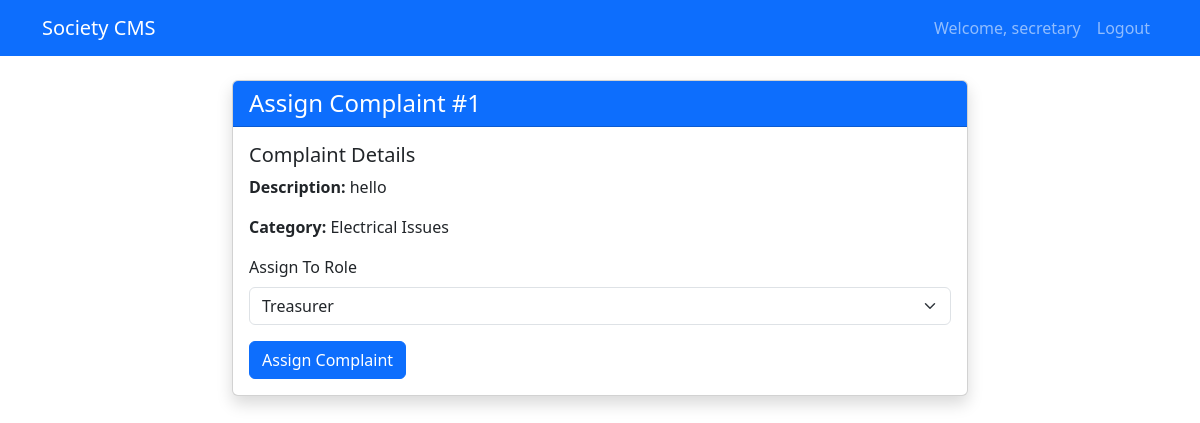
The page /assign_complaint/1 (signed in) on the database its author committed.
### app.py (models this page shows)
class BaseModel(db.Model):
    __abstract__ = True
    id = db.Column(db.Integer, primary_key=True)
    created_at = db.Column(db.DateTime, default=datetime.utcnow)

class User(UserMixin, BaseModel):
    __tablename__ = 'users'
    username = db.Column(db.String(150), unique=True)
    password = db.Column(db.String(150))
    role_id = db.Column(db.Integer, db.ForeignKey('roles.id'))

class Complaint(BaseModel):
    __tablename__ = 'complaints'
    description = db.Column(db.Text, nullable=False)
    status = db.Column(db.String(50), default='New')
    category_id = db.Column(db.Integer, db.ForeignKey('categories.id'))
    user_id = db.Column(db.Integer, db.ForeignKey('users.id'))
    role_id = db.Column(db.Integer, db.ForeignKey('roles.id'))
    category = db.relationship('Category')
    user = db.relationship('User')
    assigned_role = db.relationship('Role', foreign_keys=[role_id])

class Category(BaseModel):
    __tablename__ = 'categories'
    name = db.Column(db.String(50), unique=True)
    role_id = db.Column(db.Integer, db.ForeignKey('roles.id'))
    assigned_role = db.relationship('Role')

### app.py (the view)
    def assign_complaint(self, complaint_id):
        if current_user.role.name != 'Secretary':
            flash('Access denied')
            return redirect(url_for('index'))
        if request.method == 'POST':
            return self.complaint_service.assign_complaint(
                complaint_id,
                request.form.get('assigned_role')
            )
        complaint = Complaint.query.get_or_404(complaint_id)
        roles = Role.query.filter(Role.name != 'Secretary').all()
        return render_template('assign_complaint.html', complaint=complaint, roles=roles)

### app.py (called while the page is built)
@login_manager.user_loader
def load_user(user_id):
    return User.query.get(int(user_id))

    @login_required
    def assign_complaint(self, complaint_id):
        return self.complaint_controller.assign_complaint(complaint_id)

### templates/assign_complaint.html
{% extends 'layout.html' %} {% block content %}
<div class="row justify-content-center">
  <div class="col-md-8">
    <div class="card shadow">
      <div class="card-header bg-primary text-white">
        <h4 class="mb-0">Assign Complaint #{{ complaint.id }}</h4>
      </div>
      <div class="card-body">
        <div class="mb-3">
          <h5>Complaint Details</h5>
          <p><strong>Description:</strong> {{ complaint.description }}</p>
          <p><strong>Category:</strong> {{ complaint.category.name }}</p>
        </div>
        <form method="post">
          <div class="mb-3">
            <label class="form-label">Assign To Role</label>
            <select name="assigned_role" class="form-select" required>
              {% for role in roles %}
              <option value="{{ role.id }}">{{ role.name }}</option>
              {% endfor %}
            </select>
          </div>
          <button type="submit" class="btn btn-primary">
            Assign Complaint
          </button>
        </form>
      </div>
    </div>
  </div>
</div>
{% endblock %}

### templates/layout.html (shortened to what this page needs)
<!DOCTYPE html>
<html lang="en">
  <head>
    <link
      href="https://cdn.jsdelivr.net/npm/bootstrap@5.3.0/dist/css/bootstrap.min.css"
      rel="stylesheet"
    />
  </head>
  <body>
    <nav class="navbar navbar-expand-lg navbar-dark bg-primary">
      <div class="container">
        <a class="navbar-brand" href="/">Society CMS</a>
        <div class="collapse navbar-collapse" id="navbarNav">
          <ul class="navbar-nav ms-auto">
            {% if current_user.is_authenticated %}
            <li class="nav-item">
              <span class="nav-link">Welcome, {{ current_user.username }}</span>
            </li>
            <li class="nav-item">
              <a class="nav-link" href="{{ url_for('logout') }}">Logout</a>
            </li>
            {% endif %}
          </ul>
        </div>
      </div>
    </nav>
    <div class="container mt-4">
       {% block content %}{% endblock %}
    </div>
  </body>
</html>

### rows shown on the page
User: username "secretary"
Complaint: id "1", description "hello"
Category: category.name "Electrical Issues"

### other values the page prints
form field assigned_role "Treasurer"
